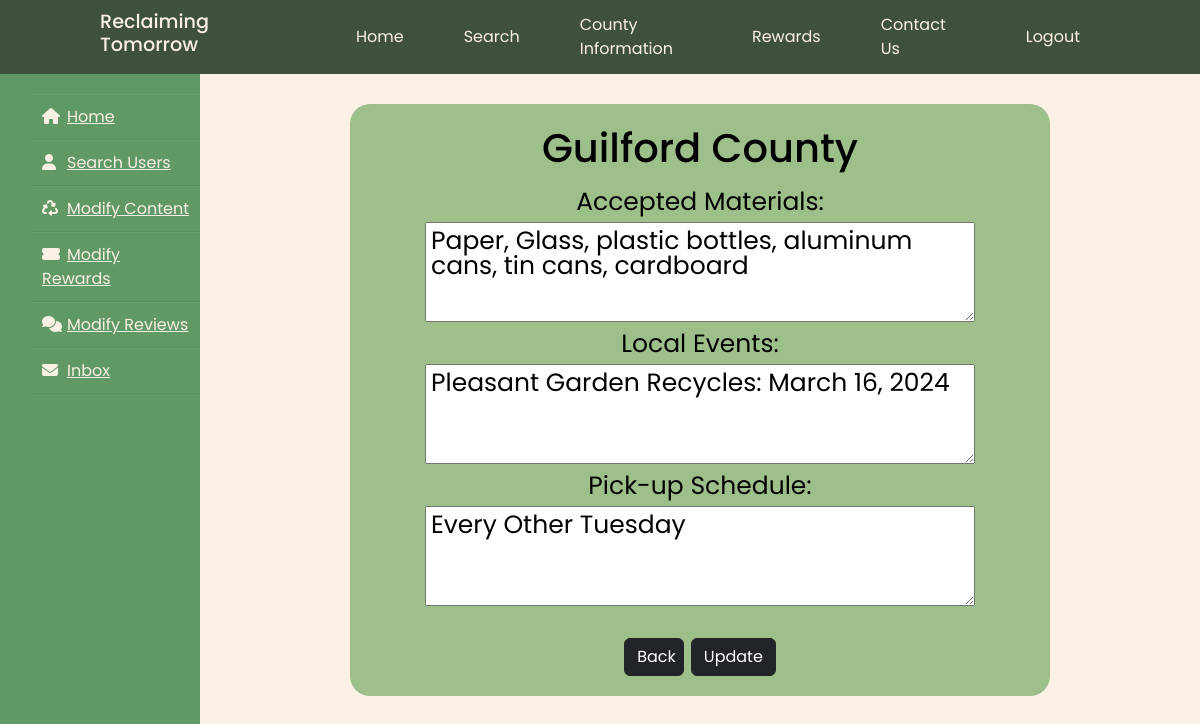
The page /admin/modifyTopRow.php?id=Guilford on the database its author committed.
### tables this page shows
CREATE TABLE `county_search` (
  `County` varchar(150) NOT NULL,
  `Accepted Materials` varchar(150) NOT NULL,
  `Local Events` varchar(150) NOT NULL,
  `Pick-up Schedule` varchar(150) NOT NULL
);

### admin/modifyTopRow.php (the view, shortened to what this page needs)
<?php
require '../connect.php';
?>
<?php
$county=$_GET['id'];
$sql="SELECT * FROM county_search WHERE County='$county'";
$result=mysqli_query($db,$sql);
$row=mysqli_fetch_assoc($result);
$accepted_materials=$row['Accepted Materials'];
$local_events=$row['Local Events'];
$schedule=$row['Pick-up Schedule'];
?>
<!DOCTYPE html>
<html lang="en">
<head>
    <link href="https://cdn.jsdelivr.net/npm/bootstrap@5.3.1/dist/css/bootstrap.min.css" rel="stylesheet" />
    <link href="../style.css" rel="stylesheet">
</head>
<body>
<?php include "../admin/header.php"; ?>
<div class="wrapper">
        <div class="sidebar"><i class=""></i>
            <ul>
            <li><a href="/admin/dashboard"><i class="fas fa-home"></i>Home</a></li>
            <li><a href="/admin/search"><i class="fas fa-user"></i>Search Users</a></li>
            <li><a href="/admin/modifyContent"><i class="fas fa-recycle"></i>Modify Content</a></li>
            <li><a href="/admin/modifyRewards"><i class="fas fa-ticket-alt"></i>Modify Rewards</a></li>
            <li><a href="/admin/modifyReviews"><i class="fas fa-thin fa-comments"></i>Modify Reviews</a></li>
            <li><a href="/admin/inbox"><i class="fas fa-envelope"></i>Inbox</a></li>
            </ul>
        </div>
        <div class="main_content">
            <div class="info">
            <div class="flex-container">
                <div class="flex-box">
                    <form method="post" style="margin-top: 20px; margin-bottom: 20px">
                        <div>
                            <h1><?php echo $county." County";?></h1>
                        </div>
                        <div>
                            <label>Accepted Materials:</label>
                            <textarea class="custom-textarea" style="margin-right: 20px;margin-left: 20px;line-height: 100%;margin-bottom: 10px;margin-top: 10px;text-align: left;padding: 5px;" name="Accepted_Materials"><?php
                            echo $accepted_materials;?></textarea>
                            <label>Local Events:</label>
                            <textarea class="custom-textarea" style="margin-right: 20px;margin-left: 20px;line-height: 100%;margin-bottom: 10px;margin-top: 10px;text-align: left;padding: 5px;" name="Local_Events"><?php
                            echo $local_events;?></textarea>
                            <label>Pick-up Schedule:</label>
                            <textarea class="custom-textarea" style="margin-right: 20px;margin-left: 20px;line-height: 100%;margin-bottom: 10px;margin-top: 10px;text-align: left;padding: 5px;" name="Pickup_Schedule"><?php
                            echo $schedule;?></textarea>
                        </div>
                        <a class="btn btn-dark btn" href="/admin/countyPreview.php?id=<?php echo $county ?>" style="width:60px" role="button">Back</a>
                        <button type="submit" class="btn btn-dark" name="submit">Update</button>
                </form>
            </div>
        </div>
      </div>
    </div>
</div>
</body>
</html>

### style.css (style rules this page uses)
* { margin: 0; padding: 0; box-sizing: border-box; list-style: none; font-family: 'Poppins', sans-serif; }
body { background-color: #FAF1E4; background-size: cover; background-position: center; display: flex; padding-top: 64px; flex-direction: column; background-color: #FAF1E4; min-height: 100vh; }
form { margin: 0 auto; width: 700px; }
textarea { width: 600px; height: 250px; }
.flex-container { display: flex; align-items: center; justify-content: center; }
.flex-box { width: auto; height: auto; background-color: #9DC08B; font-size: 25px; text-align: center; line-height: 20px; border-radius: 20px; margin: 20px; color: #000000; align-items: center; justify-content: center; }
.wrapper { display: flex; position: relative; }
.wrapper .sidebar { width: 200px; height: 100%; background: #609966; padding: 30px 0px; position: fixed; }
.wrapper .sidebar ul li { padding: 10px; border-bottom: 1px solid #CEC5B7; border-bottom: 1px solid rgba(0, 0, 0, 0.05); border-top: 1px solid rgba(255, 255, 255, 0.05); }
.wrapper .sidebar ul li a { color: #FAF1E4; display: block; }
.wrapper .sidebar ul li a .fas { width: 25px; }
.wrapper .main_content { width: 100%; margin-left: 200px; }
.wrapper .main_content .info { margin: 20px; color: #717171; line-height: 25px; }
.wrapper .main_content .info div { margin-bottom: 20px; }

### admin/modifyTopRow.php (style rules this page uses)
.custom-textarea { width: 550px; height: 100px; }

### rows shown on the page
county_search: Accepted_Materials "Paper, Glass, plastic bottles, aluminum cans, tin cans, cardboard", Local_Events "Pleasant Garden Recycles: March 16, 2024", Pickup_Schedule "Every Other Tuesday"

### other values the page prints
$county "Guilford"
